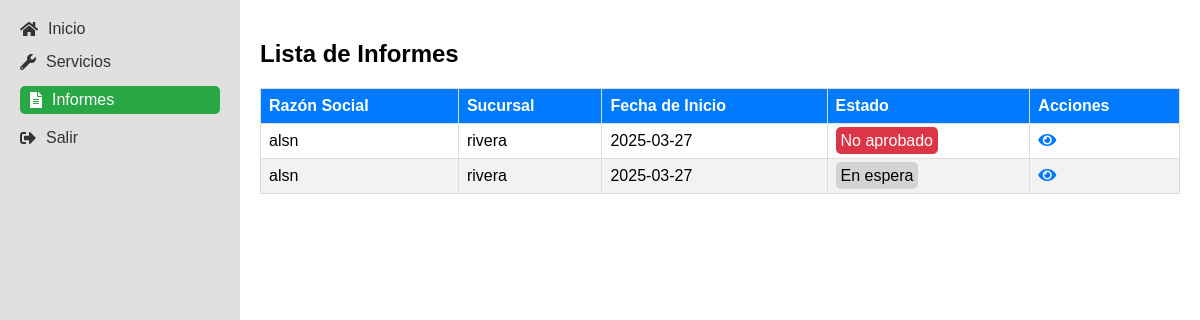
Page /informes.php (signed in) on the committed database.
### tables this page shows
CREATE TABLE `informes` (
  `id` int(11) NOT NULL,
  `servicio_id` int(11) DEFAULT NULL,
  `fecha_inicio` date DEFAULT NULL,
  `observaciones` text DEFAULT NULL,
  `resultado` varchar(255) DEFAULT NULL,
  `medida_inicial` decimal(5,2) DEFAULT NULL,
  `hora_inicio` time DEFAULT NULL,
  `medida_final` decimal(5,2) DEFAULT NULL,
  `hora_fin` time DEFAULT NULL,
  `imagen1` varchar(255) DEFAULT NULL,
  `imagen2` varchar(255) DEFAULT NULL,
  `created_at` timestamp NOT NULL DEFAULT current_timestamp(),
  `estado` enum('en_espera','aprobado','no_aprobado') DEFAULT 'en_espera',
  `correcciones` text DEFAULT NULL,
  `created_by` int(11) NOT NULL
);

CREATE TABLE `servicios` (
  `id` int(11) NOT NULL,
  `solicitud_no` varchar(50) DEFAULT NULL,
  `tipo_servicio` varchar(100) DEFAULT NULL,
  `razon_social` varchar(100) DEFAULT NULL,
  `establecimiento` varchar(100) DEFAULT NULL,
  `nit` varchar(20) DEFAULT NULL,
  `material` varchar(50) DEFAULT NULL,
  `tipo_tanque` varchar(50) DEFAULT NULL,
  `capacidad` int(11) DEFAULT NULL,
  `producto` varchar(50) DEFAULT NULL,
  `ano_fabricacion` int(11) DEFAULT NULL,
  `sucursal` varchar(100) DEFAULT NULL,
  `usuario` varchar(100) DEFAULT NULL,
  `fecha_inicio` date DEFAULT NULL,
  `created_by` int(11) DEFAULT NULL,
  `created_at` timestamp NOT NULL DEFAULT current_timestamp()
);

### informes.php (the view, shortened to what this page needs)
<?php
include 'db_connect.php';
$user_id = $_SESSION['user_id'];
$sql = "SELECT i.id, i.servicio_id, i.fecha_inicio, i.estado, s.razon_social, s.sucursal
        FROM informes i
        LEFT JOIN servicios s ON i.servicio_id = s.id
        WHERE i.created_by = :user_id
        ORDER BY i.created_at DESC";
$stmt = $conn->prepare($sql);
$stmt->execute([':user_id' => $user_id]);
$informes = $stmt->fetchAll(PDO::FETCH_ASSOC);
?>
<!DOCTYPE html>
<html lang="es">
<head>
    <link rel="stylesheet" href="https://cdnjs.cloudflare.com/ajax/libs/font-awesome/5.15.4/css/all.min.css">
</head>
<body>
    <div class="sidebar">
        <a href="tecnico_dashboard.php"><i class="fas fa-home"></i> Inicio</a>
        <a href="servicio.php"><i class="fas fa-wrench"></i> Servicios</a>
        <a href="informes.php" class="active"><i class="fas fa-file-alt"></i> Informes</a>
        <a href="logout.php"><i class="fas fa-sign-out-alt"></i> Salir</a>
    </div>
    <div class="main-content">
        <h2>Lista de Informes</h2>
        <?php if (count($informes) > 0): ?>
            <table class="informes-table">
                <thead>
                    <tr>
                        <th>Razón Social</th>
                        <th>Sucursal</th>
                        <th>Fecha de Inicio</th>
                        <th>Estado</th>
                        <th>Acciones</th>
                    </tr>
                </thead>
                <tbody>
                    <?php foreach ($informes as $informe): ?>
                        <tr>
                            <td><?php echo htmlspecialchars($informe['razon_social'] ?? 'No disponible'); ?></td>
                            <td><?php echo htmlspecialchars($informe['sucursal'] ?? 'No disponible'); ?></td>
                            <td><?php echo htmlspecialchars($informe['fecha_inicio']); ?></td>
                            <td>
                                <span class="estado-<?php echo $informe['estado']; ?>">
                                    <?php
                                    if ($informe['estado'] == 'en_espera') echo 'En espera';
                                    elseif ($informe['estado'] == 'aprobado') echo 'Aprobado';
                                    else echo 'No aprobado';
                                    ?>
                                </span>
                            </td>
                            <td class="action-icons">
                                <a href="ver_informe.php?id=<?php echo $informe['id']; ?>" title="Ver Detalles"><i class="fas fa-eye"></i></a>
                            </td>
                        </tr>
                    <?php endforeach; ?>
                </tbody>
            </table>
        <?php else: ?>
            <p>No has creado ningún informe todavía.</p>
        <?php endif; ?>
    </div>
</body>
</html>

### informes.php (style rules this page uses)
body { font-family: Arial, sans-serif; margin: 0; display: flex; }
.sidebar { width: 200px; background: #e0e0e0; padding: 20px; height: 100vh; }
.sidebar a { display: flex; align-items: center; color: #333; text-decoration: none; margin-bottom: 15px; }
.sidebar a i { margin-right: 10px; }
.sidebar a.active { background: #28a745; color: white; padding: 5px 10px; border-radius: 5px; }
.main-content { flex-grow: 1; padding: 20px; background: white; }
.informes-table { width: 100%; border-collapse: collapse; margin-top: 20px; }
.informes-table th, .informes-table td { border: 1px solid #ddd; padding: 8px; text-align: left; }
.informes-table th { background: #007bff; color: white; }
.informes-table tr:nth-child(even) { background: #f2f2f2; }
.estado-en_espera { background: #d3d3d3; color: black; padding: 5px; border-radius: 5px; }
.estado-no_aprobado { background: #dc3545; color: white; padding: 5px; border-radius: 5px; }
.action-icons a { margin-right: 10px; text-decoration: none; color: #007bff; }

### rows in the picture
informes: servicio.razon_social "alsn", servicio.sucursal "rivera", fecha_inicio "2025-03-27", estado "No aprobado"
informes: servicio.razon_social "alsn", servicio.sucursal "rivera", fecha_inicio "2025-03-27", estado "En espera"
